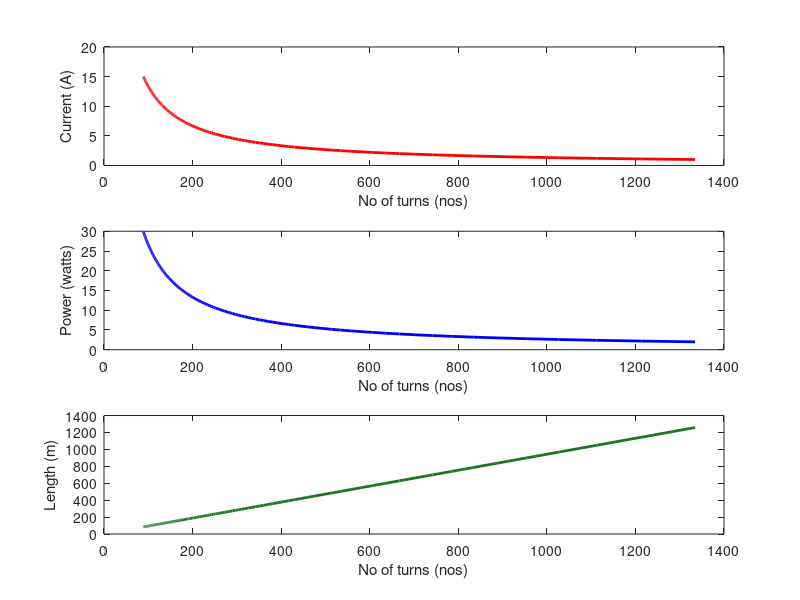
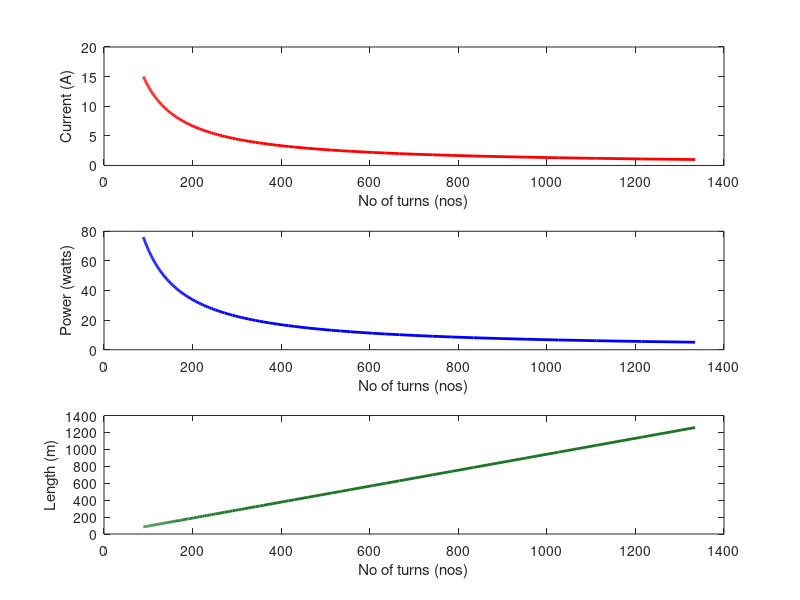
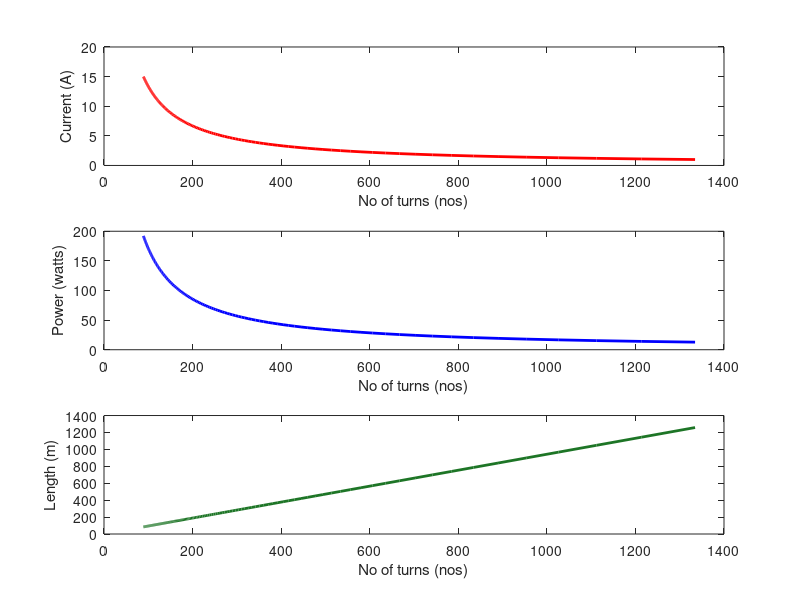
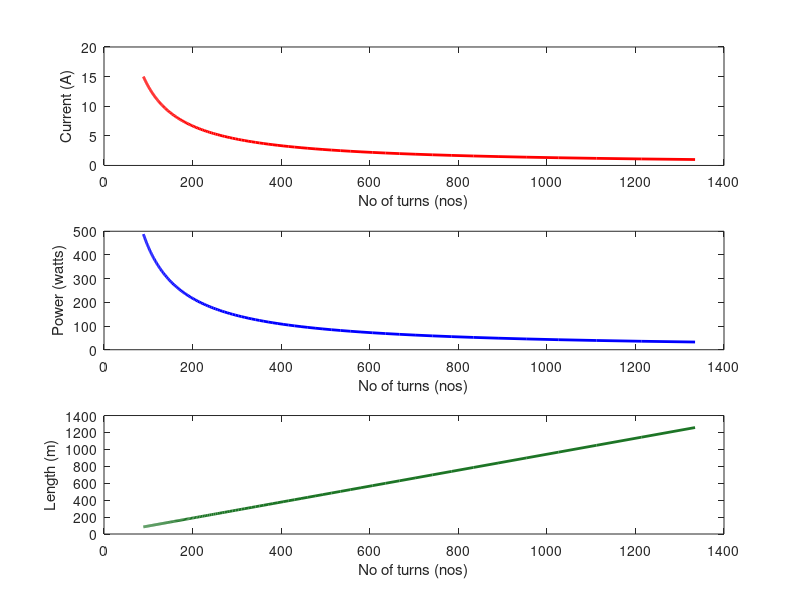

Write the MATLAB code that produced these figures, in order.

clear
clc
close all
 
%%To calculate the magnetic field at the centre of a helmholtz coil
 
%fid = fopen('data.txt', 'w');
%fprintf(fid,'%4s\t\t %4s\t\t %4s\t\t %4s\t\t  %4s\t\t', 'Current', 'No of turns', 'Length of wire', 'Resistance', 'Power' );                %  X-axis common time
 
%Formula B = [0.8991*(10)^(-6)*(n*I)]/R
 
%mu = 12.56e-7;
k = 0.8991e-6;      
r = 0.15;           %radius of coil in metre
B = 0.008;          %magnetic field in gauss
 
rho = 1.68e-8;      %resistivity of copper
A_wire = 2.62e-6;   %area of 13 gauge wire
n = 0;
j=1;

areaArray = [10.6 8.36 6.63 5.26 4.17 3.31 2.63 2.08 1.65 1.31 1.04 0.82 0.65 0.52];
guageArray = 7:20;
wires = cell(5,length(areaArray));


for z = 1:length(areaArray)
    
    A_wire = areaArray(z)*1e-6;
    
    for i=1:0.1:15   
      I(j)=i;                            %current
      n(j) = (B*r)/(k*I(j));             %number of turns    

      L_wire(j) = 2*pi*r*n(j);
      R(j) = (rho*L_wire(j))/(A_wire);       %resistance of wire

      P(j) = I(j)*I(j)*R(j);                 %Power required

      %fprintf(fid,'\n %4.4f \t\t %4.4f \t\t %4.4f \t\t %4.4f \t\t %4.4f\t\t', I(j), n(j), L_wire(j), R(j), P(j));      
      
      
      j=j+1;
      if j > 141
          j = 1;
      end
    end
    wires{1,z} = I;
    wires{2,z} = n;
    wires{3,z} = L_wire;
    wires{4,z} = R;
    wires{5,z} = P;
     
end
 
for i = 1:length(areaArray)
    srtr = strcat(num2str(guageArray(i)),'.txt');
    fid = fopen(srtr,'w');
    fprintf(fid,'%4s\t\t %4s\t\t %4s\t\t %4s\t\t  %4s\t\t\r\r', 'Current', 'No of turns', 'Length of wire', 'Resistance', 'Power' );
    for j = 1:length(I)
        fprintf(fid,'%4.1f \t\t %4.4f \t\t %4.4f \t\t %4.4f \t\t %4.4f\t\t\r',wires{1,i}(j),wires{2,i}(j),wires{3,i}(j),wires{4,i}(j),wires{5,i}(j));
    end
end

% figure(1)
% subplot(3,1,1)
% plot(I,n,'b','LineWidth',2.5,'MarkerSize',6);
% title (' Current vs Number of turns plot ');
% xlabel('Current(A)');
% ylabel('No.of turns');
% %ylim([480 650]);
% %xlim([0 2]);
% %set(gca,'YTick',480:50:650);
% grid;
%  
% subplot(3,1,2)
% plot(R,L_wire,'b','LineWidth',2.5,'MarkerSize',6);
% title (' Resistance vs length of wire plot ');
% xlabel('Resistance(ohm)');
% ylabel('Length of wire(m)');
% %ylim([480 650]);
% %xlim([0 2]);
% %set(gca,'YTick',480:50:650);
% grid;
%  
% subplot(3,1,3)
% plot(P,R,'b','LineWidth',2.5,'MarkerSize',6);
% title (' Power vs Resistance of wire ');
% xlabel('Power(watt)');
% ylabel('Resistance(ohm)');
% %ylim([480 650]);
% %xlim([0 2]);
% %set(gca,'YTick',480:50:650);
% grid;
%  
%  
% %figure(1);
% %plot(I,n);

wht2plot = 1:4:length(guageArray);
for i = wht2plot
    
    srtr = strcat(num2str(guageArray(i)),' guage wire');
    sid = figure('Name',srtr,'NumberTitle','off');
    
    subplot(3,1,1);
    title('Current V No of turns');
    plot(wires{2,i},wires{1,i},'r','LineWidth',2);
    xlabel('No of turns (nos)');
    ylabel('Current (A)');
    
    subplot(3,1,2);
    title('Power V No of turns');
    plot(wires{2,i},wires{5,i},'b','LineWidth',2);
    xlabel('No of turns (nos)');
    ylabel('Power (watts)');
    
    subplot(3,1,3);
    title('Length V No of turns');
    plot(wires{2,i},wires{3,i},'Color','#1d7526','LineWidth',2);
    xlabel('No of turns (nos)');
    ylabel('Length (m)');
    
    hold on
    
end

disp('simulation complete')
